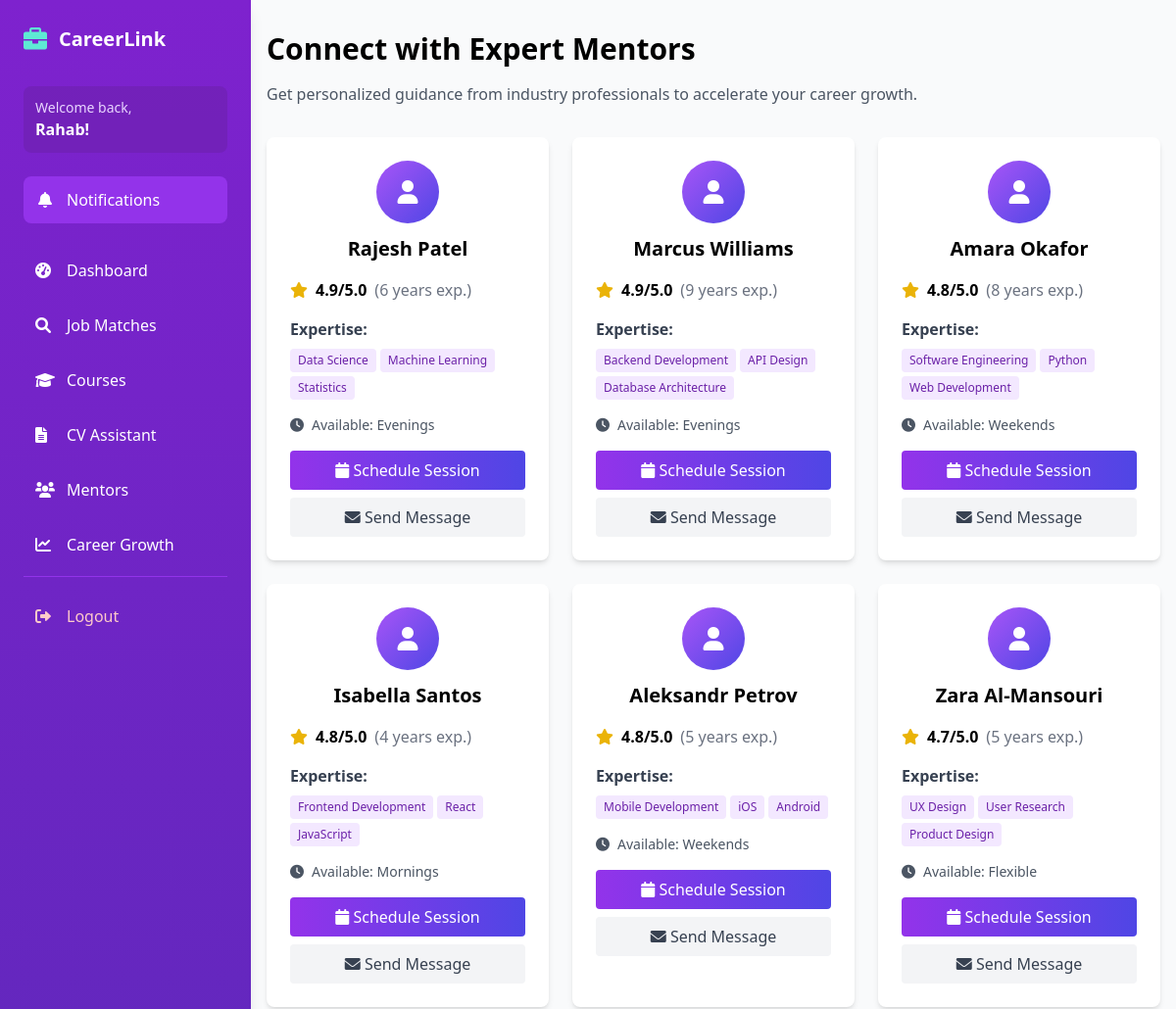
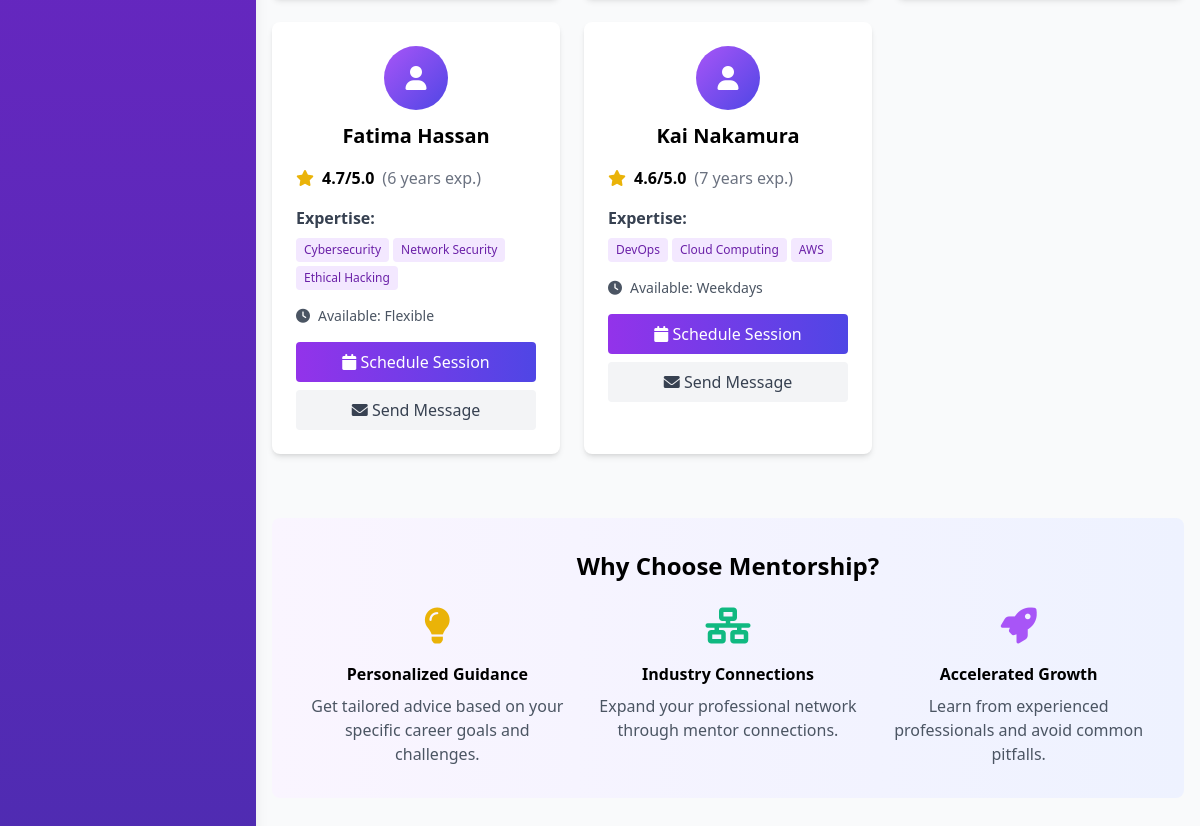
/mentorship (signed in), run on the app's committed database (2 pictures, top to bottom).
### tables this page shows
CREATE TABLE mentorship (
            id INTEGER PRIMARY KEY AUTOINCREMENT,
            mentor_name TEXT NOT NULL,
            expertise TEXT NOT NULL,
            experience_years INTEGER,
            availability TEXT,
            rating REAL DEFAULT 0.0,
            contact_info TEXT
        );

### main.py (the view)
@app.route('/mentorship')
def mentorship():
    if 'user_id' not in session:
        return redirect(url_for('login'))
    conn = sqlite3.connect('careerlink.db')
    c = conn.cursor()
    c.execute('SELECT * FROM mentorship ORDER BY rating DESC')
    mentors = c.fetchall()
    conn.close()
    mentor_list = []
    for mentor in mentors:
        mentor_list.append({
            'id': mentor[0],
            'name': mentor[1],
            'expertise': mentor[2],
            'experience_years': mentor[3],
            'availability': mentor[4],
            'rating': mentor[5],
            'contact_info': mentor[6]
        })
    return render_template('mentorship.html', mentors=mentor_list)

### templates/mentorship.html (shortened to what this page needs)
{% extends "base.html" %}
{% block content %}
<div class="mb-8">
    <h1 class="text-3xl font-bold mb-4">Connect with Expert Mentors</h1>
    <p class="text-gray-600">Get personalized guidance from industry professionals to accelerate your career growth.</p>
</div>
<div class="grid grid-cols-1 md:grid-cols-2 lg:grid-cols-3 gap-6">
    {% for mentor in mentors %}
    <div class="bg-white rounded-lg shadow-md p-6">
        <div class="text-center mb-4">
            <div class="w-16 h-16 bg-gradient-to-br from-purple-500 to-indigo-600 rounded-full flex items-center justify-center mx-auto mb-3">
                <i class="fas fa-user text-white text-2xl"></i>
            </div>
            <h3 class="text-xl font-bold">{{ mentor.name }}</h3>
        </div>
        <div class="mb-4">
            <div class="flex items-center mb-2">
                <i class="fas fa-star text-yellow-500 mr-2"></i>
                <span class="font-semibold">{{ mentor.rating }}/5.0</span>
                <span class="text-gray-500 ml-2">({{ mentor.experience_years }} years exp.)</span>
            </div>
        </div>
        <div class="mb-4">
            <h4 class="font-semibold text-gray-700 mb-2">Expertise:</h4>
            <div class="flex flex-wrap gap-1">
                {% for skill in mentor.expertise.split(',')[:3] %}
                <span class="bg-purple-100 text-purple-800 px-2 py-1 rounded text-xs">{{ skill.strip() }}</span>
                {% endfor %}
            </div>
        </div>
        <div class="mb-4">
            <div class="flex items-center text-sm text-gray-600">
                <i class="fas fa-clock mr-2"></i>
                <span>Available: {{ mentor.availability }}</span>
            </div>
        </div>
        <div class="space-y-2">
            <button onclick="openScheduleModal({{ mentor.id }}, '{{ mentor.name }}')"
                    class="w-full bg-gradient-to-r from-purple-600 to-indigo-600 text-white py-2 px-4 rounded hover:from-purple-700 hover:to-indigo-700 transition">
                <i class="fas fa-calendar"></i> Schedule Session
            </button>
            <button onclick="openMessageModal({{ mentor.id }}, '{{ mentor.name }}')"
                    class="w-full bg-gray-100 text-gray-700 py-2 px-4 rounded hover:bg-gray-200 transition">
                <i class="fas fa-envelope"></i> Send Message
            </button>
        </div>
    </div>
    {% endfor %}
</div>
<div class="mt-16 bg-gradient-to-r from-purple-50 to-indigo-50 p-8 rounded-lg">
    <h2 class="text-2xl font-bold mb-6 text-center">Why Choose Mentorship?</h2>
    <div class="grid grid-cols-1 md:grid-cols-3 gap-6">
        <div class="text-center">
            <i class="fas fa-lightbulb text-4xl text-yellow-500 mb-4"></i>
            <h3 class="font-semibold mb-2">Personalized Guidance</h3>
            <p class="text-gray-600">Get tailored advice based on your specific career goals and challenges.</p>
        </div>
        <div class="text-center">
            <i class="fas fa-network-wired text-4xl text-emerald-500 mb-4"></i>
            <h3 class="font-semibold mb-2">Industry Connections</h3>
            <p class="text-gray-600">Expand your professional network through mentor connections.</p>
        </div>
        <div class="text-center">
            <i class="fas fa-rocket text-4xl text-purple-500 mb-4"></i>
            <h3 class="font-semibold mb-2">Accelerated Growth</h3>
            <p class="text-gray-600">Learn from experienced professionals and avoid common pitfalls.</p>
        </div>
    </div>
</div>
{% endblock %}

### templates/base.html (shortened to what this page needs)
<!DOCTYPE html>
<html lang="en">
<head>
    <script src="https://cdn.tailwindcss.com"></script>
    <link href="https://cdnjs.cloudflare.com/ajax/libs/font-awesome/6.0.0/css/all.min.css" rel="stylesheet">
</head>
<body class="bg-gray-50 min-h-screen">
    <nav id="sidebar" class="fixed left-0 top-0 h-full w-64 bg-gradient-to-b from-purple-700 to-indigo-800 text-white shadow-lg transform -translate-x-full lg:translate-x-0 transition-transform duration-300 z-50">
        <div class="p-6">
            <div class="flex items-center space-x-3 mb-8">
                <i class="fas fa-briefcase text-2xl text-teal-300"></i>
                <h1 class="text-xl font-bold">CareerLink</h1>
            </div>
            {% if session.username %}
                <div class="mb-6 p-3 bg-purple-800/50 rounded-lg">
                    <p class="text-sm text-purple-200">Welcome back,</p>
                    <p class="font-semibold text-white">{{ session.username }}!</p>
                </div>
                <div class="mb-6">
                    <button onclick="toggleNotifications()" class="w-full flex items-center justify-between p-3 bg-purple-600 hover:bg-purple-500 rounded-lg transition-colors duration-200">
                        <div class="flex items-center space-x-3">
                            <i class="fas fa-bell w-5"></i>
                            <span>Notifications</span>
                        </div>
                    </button>
                </div>
            {% endif %}
            <ul class="space-y-2">
                {% if session.username %}
                    <li>
                        <a href="{{ url_for('dashboard') }}" class="flex items-center space-x-3 p-3 rounded-lg hover:bg-purple-600 transition-colors duration-200">
                            <i class="fas fa-tachometer-alt w-5"></i>
                            <span>Dashboard</span>
                        </a>
                    </li>
                    <li>
                        <a href="{{ url_for('job_matches') }}" class="flex items-center space-x-3 p-3 rounded-lg hover:bg-purple-600 transition-colors duration-200">
                            <i class="fas fa-search w-5"></i>
                            <span>Job Matches</span>
                        </a>
                    </li>
                    <li>
                        <a href="{{ url_for('courses') }}" class="flex items-center space-x-3 p-3 rounded-lg hover:bg-purple-600 transition-colors duration-200">
                            <i class="fas fa-graduation-cap w-5"></i>
                            <span>Courses</span>
                        </a>
                    </li>
                    <li>
                        <a href="{{ url_for('cv_assistant') }}" class="flex items-center space-x-3 p-3 rounded-lg hover:bg-purple-600 transition-colors duration-200">
                            <i class="fas fa-file-alt w-5"></i>
                            <span>CV Assistant</span>
                        </a>
                    </li>
                    <li>
                        <a href="{{ url_for('mentorship') }}" class="flex items-center space-x-3 p-3 rounded-lg hover:bg-purple-600 transition-colors duration-200">
                            <i class="fas fa-users w-5"></i>
                            <span>Mentors</span>
                        </a>
                    </li>
                    <li>
                        <a href="{{ url_for('career_growth') }}" class="flex items-center space-x-3 p-3 rounded-lg hover:bg-purple-600 transition-colors duration-200">
                            <i class="fas fa-chart-line w-5"></i>
                            <span>Career Growth</span>
                        </a>
                    </li>
                    <li class="pt-4 mt-4 border-t border-purple-600">
                        <a href="{{ url_for('logout') }}" class="flex items-center space-x-3 p-3 rounded-lg hover:bg-red-600 transition-colors duration-200 text-red-200 hover:text-white">
                            <i class="fas fa-sign-out-alt w-5"></i>
                            <span>Logout</span>
                        </a>
                    </li>
                {% endif %}
            </ul>
        </div>
    </nav>
    <main class="lg:ml-64 min-h-screen">
        <div class="container mx-auto px-4 py-8">
            {% block content %}{% endblock %}
        </div>
    </main>
</body>
</html>

### data on the page
mentorship: name "Rajesh Patel", rating "4.9", experience_years "6", strip "Data Science" "Machine Learning" "Statistics", availability "Evenings"
mentorship: name "Marcus Williams", rating "4.9", experience_years "9", strip "Backend Development" "API Design" "Database Architecture", availability "Evenings"
mentorship: name "Amara Okafor", rating "4.8", experience_years "8", strip "Software Engineering" "Python" "Web Development", availability "Weekends"
mentorship: name "Isabella Santos", rating "4.8", experience_years "4", strip "Frontend Development" "React" "JavaScript", availability "Mornings"
mentorship: name "Aleksandr Petrov", rating "4.8", experience_years "5", strip "Mobile Development" "iOS" "Android", availability "Weekends"
mentorship: name "Zara Al-Mansouri", rating "4.7", experience_years "5", strip "UX Design" "User Research" "Product Design", availability "Flexible"
mentorship: name "Fatima Hassan", rating "4.7", experience_years "6", strip "Cybersecurity" "Network Security" "Ethical Hacking", availability "Flexible"
mentorship: name "Kai Nakamura", rating "4.6", experience_years "7", strip "DevOps" "Cloud Computing" "AWS", availability "Weekdays"

### other printed values
{{ session.username }} "Rahab"
